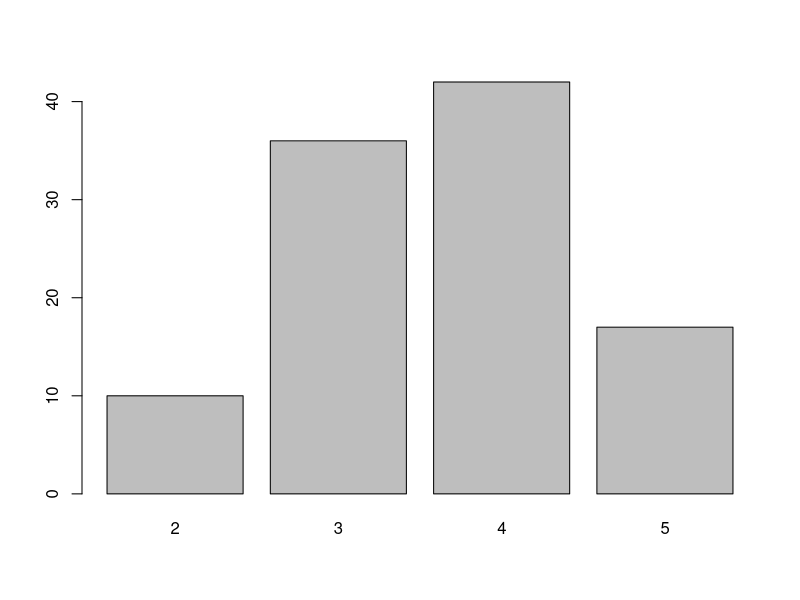
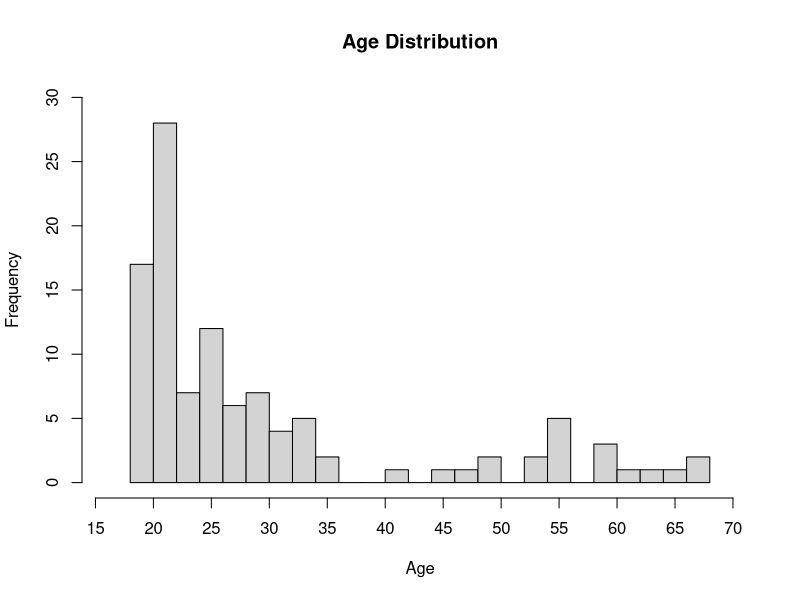
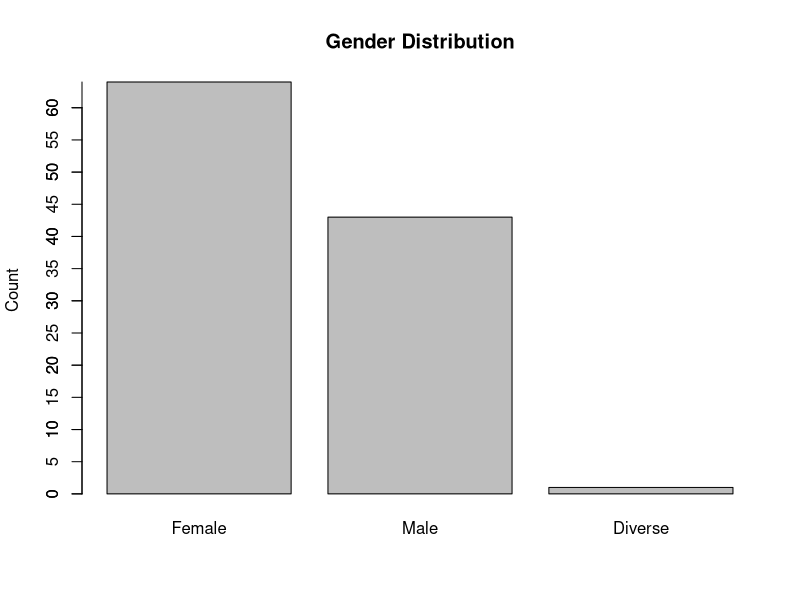
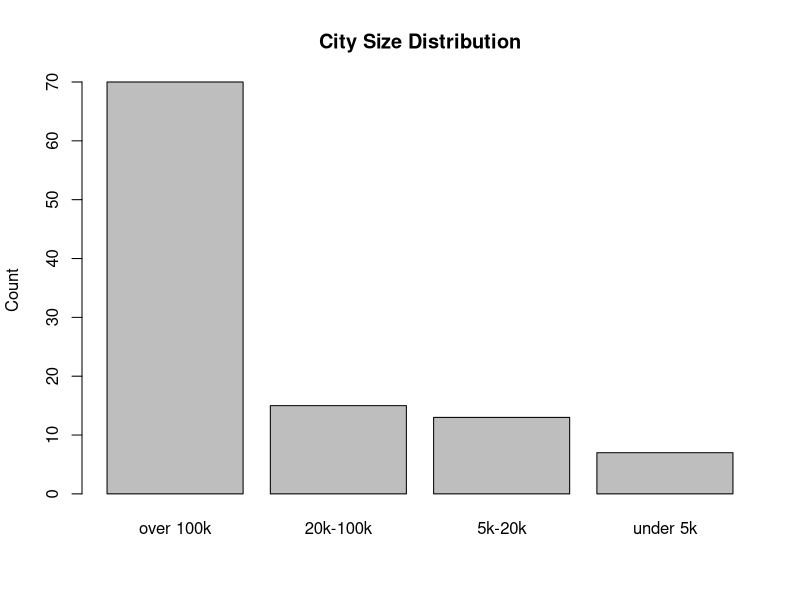
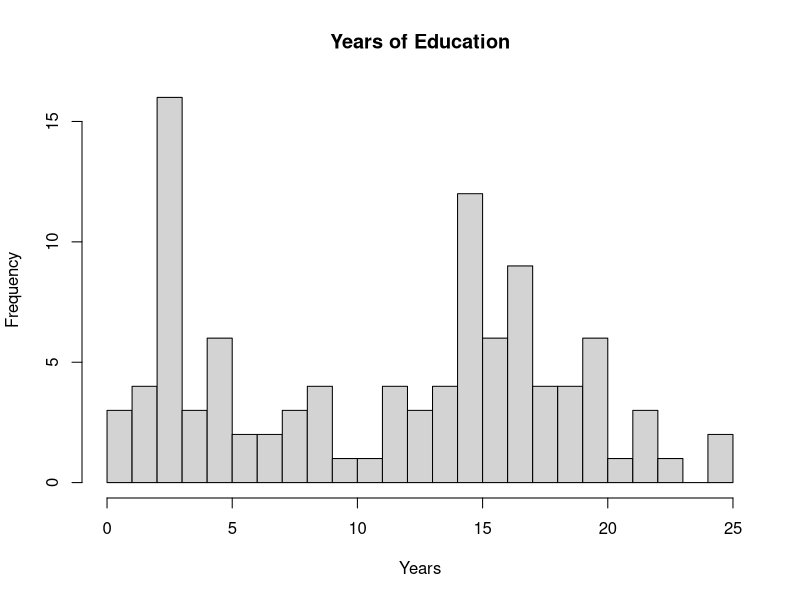
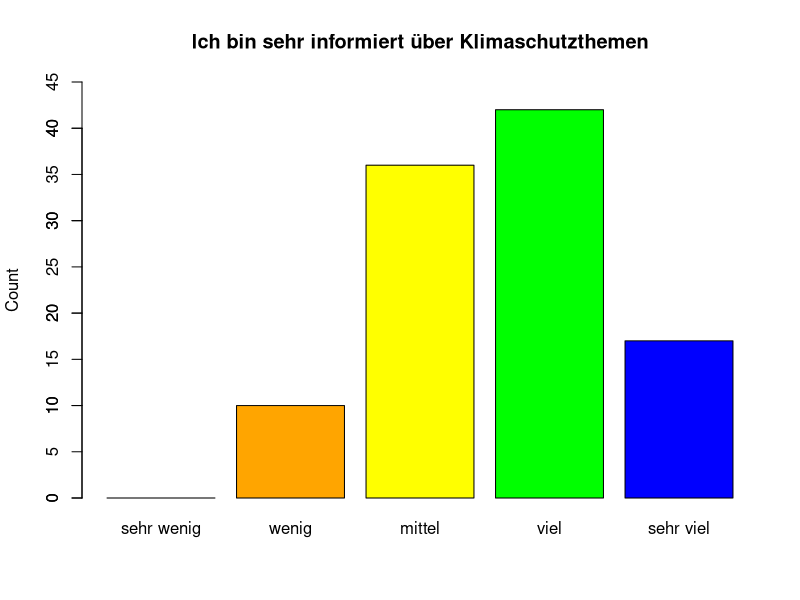
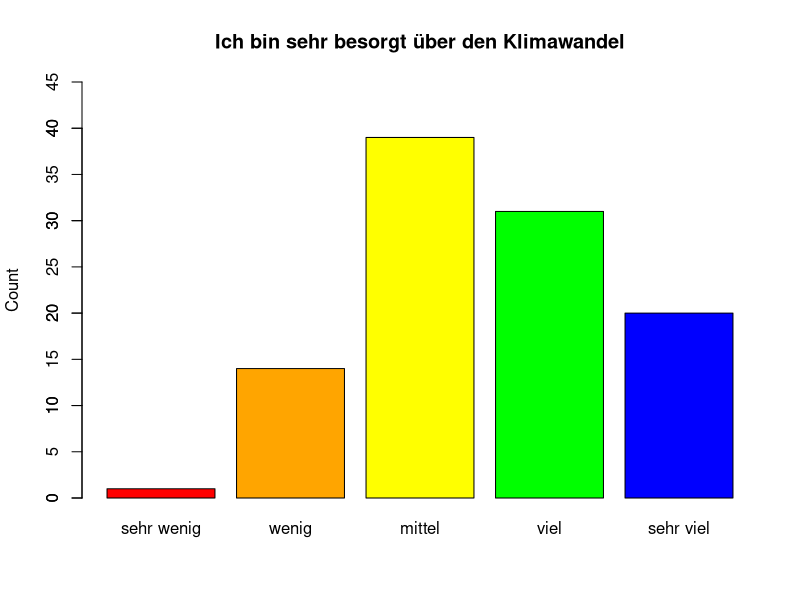
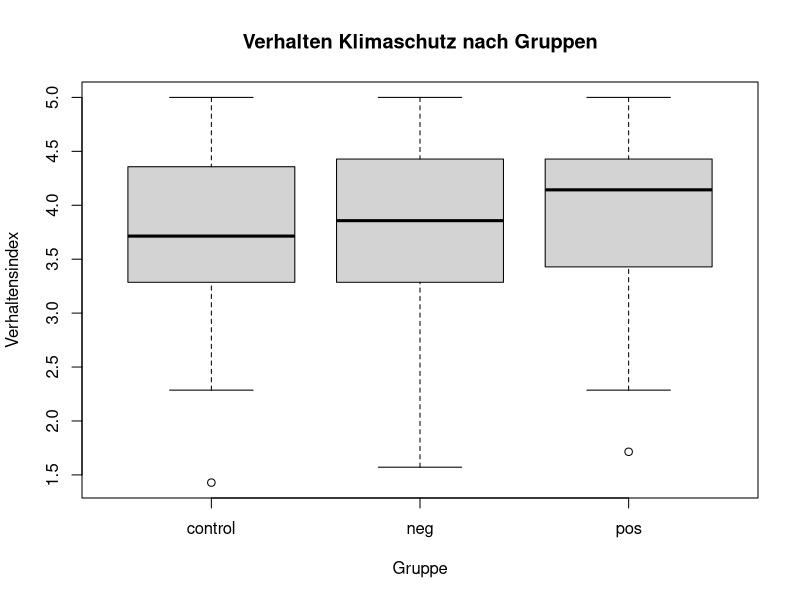

These charts were generated, in order, by the following R code: (Note: this script raises an error after producing the figures.)
library(tidyverse)
library(ggplot2)
library(dplyr)

data <- read.csv2("Data/data_project_1070426_2025_07_02.csv", stringsAsFactors = FALSE) %>% 
  select(starts_with("v_"), rnd_pg_7365787)

# Rename & recode group
names(data)[names(data) == "rnd_pg_7365787"] <- "group"
data$group <- as.character(data$group)
data$group[data$group == "7365788"] <- "pos"
data$group[data$group == "7365789"] <- "neg"
data$group[data$group == "7365790"] <- "control"


nrow(data) # 110
table(data$group) # pos: 38; neg: 31; control: 41

# v1 = age
# v2-4 = gender
# v9 = Info Klima
# v10-13 = Stadtgröße
# v15 = Bildungsjahre
# v16 = Sorgen Klima

# v38 = persönliche Bedrohung
# v40 = Häufigkeit Gedanke Klimakrise
# v41 = Sorge Nahestehende
# v42 = Verhalten Einfluss Klima
# v51 = Zukunft gefährlich
# v52 = Wetterereignisse Region
# v53 = globale Instabilität
# v54 = Risiko für Gesellschaft

# v17 = Reduktion Fleisch
# v18 = Fahrrad/Fuß
# v19 = Verzicht Kurzstreckenflug
# v20 = umweltfreundlicher Supermarktkonsum
# v21 = Energie/Müll grüner
# v22 = Fast Fashion Verzicht
# v23 = politischer Einsatz Klima

# Age
summary(data$v_1) # between 16 and 68
table(is.na(data$v_1)) # no missings
table(data$v_1) #
# Drop implausible ages and underage people
data <- data %>% filter(v_1 >= 18 & v_1 <= 100)
nrow(data) # 108

# Make a histogram
png("graphs/age_histogram.png", width=800, height=600)
hist(as.numeric(data$v_1),
     breaks=20,
     main="Age Distribution",
     xlab="Age",
     xlim=c(16, 70),
     ylim=c(0, 30),
     xaxt="n",
     yaxt="n")
axis(1, at=seq(15, 70, by=5))
axis(2, at=seq(0, 30, by=5))
dev.off()



# Gender

table(data$v_2, useNA="ifany")
table(data$v_3, useNA="ifany")
table(data$v_4, useNA="ifany")
# 64 female, 43 male, 1 diverse

# Check for multiple selections
table(rowSums(data[,c("v_2","v_3","v_4")]))
png("graphs/gender_barplot.png", width=800, height=600)
barplot(colSums(data[,c("v_2","v_3","v_4")], na.rm=TRUE),
        names.arg=c("Female", "Male", "Diverse"),
        main="Gender Distribution", ylab="Count")
axis(2, at=seq(0, 65, by=5))
dev.off()



# City Size

table(data$v_10, useNA="ifany")
table(data$v_11, useNA="ifany")
table(data$v_12, useNA="ifany")
table(data$v_13, useNA="ifany")
# Check for multiple selections
table(rowSums(data[,c("v_10","v_11","v_12","v_13")]))

# Make sure v_10 to v_13 are numeric (if not, convert them)
data <- data %>%
  mutate(across(v_10:v_13, as.numeric))
# Filter out rows where the sum of v_10 to v_13 is greater than 1
data <- data %>%
  filter(rowSums(select(., v_10:v_13), na.rm = TRUE) <= 1)
nrow(data) # 105
table(data$rnd_pg_7365787) # pos: 35; neg: 31; control: 39
# Make a barplot
png("graphs/city_size_barplot.png", width=800, height=600)
barplot(colSums(data[,c("v_10","v_11","v_12","v_13")], na.rm=TRUE),
        names.arg=c("over 100k", "20k-100k", "5k-20k", "under 5k"),
        main="City Size Distribution", ylab="Count")
dev.off()



# Education
summary(data$v_15)
table(is.na(data$v_15)) # no missings
# Check for implausible values
data_edu_plot <- data %>% filter(as.numeric(v_15) <= 25)

png("graphs/education_histogram.png", width=800, height=600)
hist(as.numeric(data_edu_plot$v_15), breaks=20, main="Years of Education", xlab="Years")
dev.off()



# Info Klima
tabKlima <- table(data$v_9)
tabKlima <- c(tabKlima, "1" = 0)
tabKlima <- tabKlima[order(as.numeric(names(tabKlima)))]
png("graphs/info_klima_barplot.png", width=800, height=600)
barplot(tabKlima, main="Ich bin sehr informiert über Klimaschutzthemen", ylab="Count",
        names.arg=c("sehr wenig", "wenig", "mittel", "viel", "sehr viel"),
        col=c("red", "orange", "yellow", "green", "blue"), ylim=c(0, 45))
axis(2, at=seq(0, 45, by=5))
dev.off()
barplot(table(data$v_9))

# Sorgen Klima
tabSorgen <- table(data$v_16)
png("graphs/sorgen_klima_barplot.png", width=800, height=600)
barplot(tabSorgen, main="Ich bin sehr besorgt über den Klimawandel", ylab="Count",
        names.arg=c("sehr wenig", "wenig", "mittel", "viel", "sehr viel"),
        col=c("red", "orange", "yellow", "green", "blue"), ylim=c(0, 45))
axis(2, at=seq(0, 45, by=5))
dev.off()








# Analysis individual groups

# 5 möglichst umweltfreundlich -  1 nicht umweltfreundlich

# Get the names of columns that match v_17 to v_23 and exist in your data
v_17_23_names <- paste0("v_", 17:23)
v_17_23_names <- v_17_23_names[v_17_23_names %in% names(data)]
# Create the index variable (row mean)
data$index_behav <- rowMeans(sapply(data[v_17_23_names], as.numeric), na.rm = TRUE)
summary(data$index_behav)

v_38_54_names <- paste0("v_", 38:54)
v_38_54_names <- v_38_54_names[v_38_54_names %in% names(data)]
data$index_angst <- rowMeans(sapply(data[v_38_54_names], as.numeric), na.rm = TRUE)
summary(data$index_angst)


png("graphs/index_behav_boxplot.png", width=800, height=600)
boxplot(index_behav ~ group, data = data,
        main = "Verhalten Klimaschutz nach Gruppen",
        xlab = "Gruppe",
        ylab = "Verhaltensindex")
dev.off()

png("graphs/index_angst_boxplot.png", width=800, height=600)
boxplot(index_angst ~ group, data = data,
        main = "Sorgen Klimawandel nach Gruppen",
        xlab = "Gruppe",
        ylab = "Sorgenindex")
dev.off()


png("graphs/index_behav_histogram.png", width=800, height=600)
hist(data$index_behav, main="Verhaltensindex", xlab="Verhaltensindex")
dev.off()
png("graphs/index_angst_histogram.png", width=800, height=600)
hist(data$index_angst, main="Sorgenindex", xlab="Sorgenindex")
dev.off()


# Colored Scatterplot Index vs. Group
group_colors <- ifelse(data$group == "pos", "red",
                  ifelse(data$group == "neg", "blue",
                  ifelse(data$group == "control", "green", "black")))

png("graphs/index_behav_angst_scatterplot.png", width=800, height=600)
plot(data$index_behav, data$index_angst,
     main="Verhaltensindex vs. Sorgenindex",
     xlab="Verhaltensindex", ylab="Sorgenindex",
     col=group_colors, pch=19)
legend("topright", legend=c("pos", "neg", "control"),
       col=c("red", "blue", "green"), pch=19)

# Add linear regression line (for all data)
model <- lm(index_angst ~ index_behav, data = data)
abline(model, col="black", lwd=1, lty=2)

dev.off()

data %>%
  group_by(group) %>%
  summarise(
    mean_behav = mean(index_behav, na.rm = TRUE),
    median_behav = median(index_behav, na.rm = TRUE),
    mean_angst = mean(index_angst, na.rm = TRUE),
    median_angst = median(index_angst, na.rm = TRUE)
  )


# Main Analysis (ANOVA)

# Gender: get the column name where value is 1
data$gender <- apply(data[,c("v_2","v_3","v_4")], 1, function(x) which(x == 1)[1])
data$gender <- factor(data$gender, labels = c("gender1", "gender2", "gender3"))

# City size: get the column name where value is 1
data$city_size <- apply(data[,c("v_10","v_11","v_12","v_13")], 1, function(x) which(x == 1)[1])
data$city_size <- factor(data$city_size, labels = c("city1", "city2", "city3", "city4"))


anova_behav <- aov(index_behav ~ group + as.numeric(v_1) + gender + city_size + as.numeric(v_9) + as.numeric(v_16), data = data)
summary(anova_behav)

anova_angst <- aov(index_angst ~ group + as.numeric(v_1) + gender + city_size + as.numeric(v_9) + as.numeric(v_16), data = data)
summary(anova_angst)

# w/o Info & Sorge Kontrolle

anova_behav_short <- aov(index_behav ~ group + as.numeric(v_1) + gender + city_size, data = data)
summary(anova_behav_short)

anova_angst_short <- aov(index_angst ~ group + as.numeric(v_1) + gender + city_size, data = data)
summary(anova_angst_short)